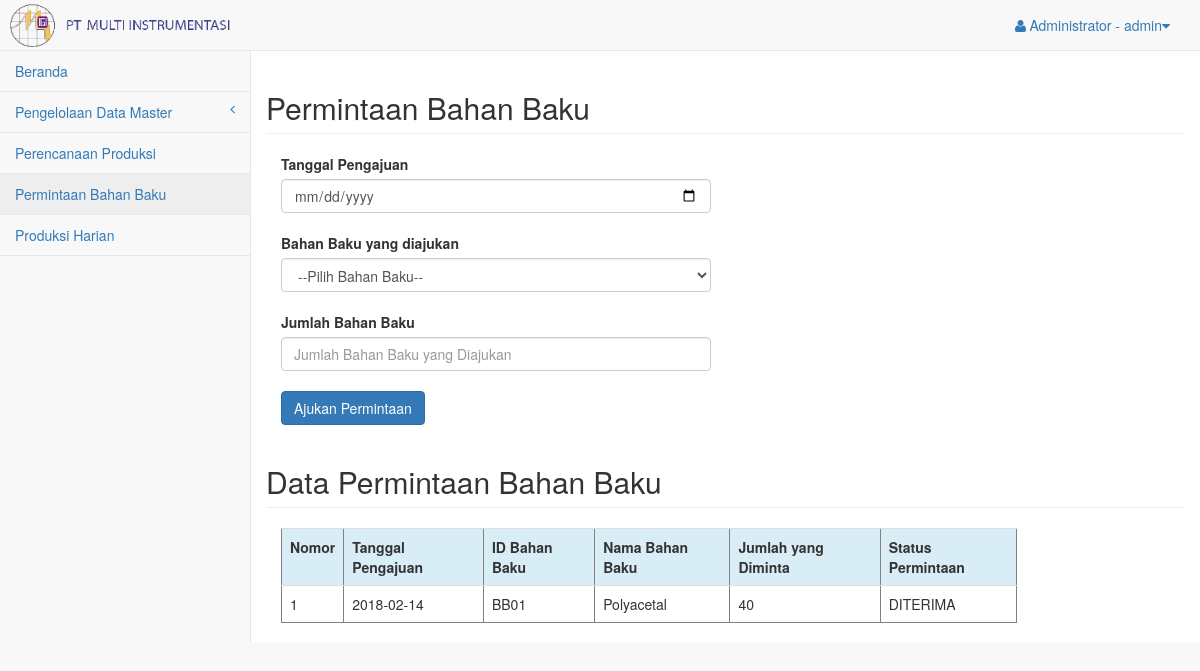
The page /pages/produksi/index.php?page=permintaan_bahanbaku (signed in) on the database its author committed.
### tables this page shows
CREATE TABLE `permintaan_bahanbaku` (
  `id_permintaan_bb` int(11) NOT NULL,
  `tanggal_pengajuan` date DEFAULT NULL,
  `id_bahanbaku` varchar(4) DEFAULT NULL,
  `jumlah` int(11) DEFAULT NULL,
  `status_permintaan` varchar(20) NOT NULL
);

CREATE TABLE `bahan_baku` (
  `id_bahanbaku` varchar(4) NOT NULL,
  `nama_bahan` varchar(20) NOT NULL,
  `jumlah` int(11) NOT NULL
);

### pages/produksi/permintaan_bahanbaku.php (the view, shortened to what this page needs)
<?php
    include 'koneksi.php';
?>
<!DOCTYPE html>
<html>
    <head>
    </head>
    <body>
        <div class="row">
            <h2 class="page-header">Permintaan Bahan Baku</h2>
            <div class="col-md-6">
                <form class="" action="permintaan_bahanbaku_aksi.php" method="post">
                    <label>Tanggal Pengajuan</label>
                    <input type="date" class="form-control" name="tanggal_pengajuan" value="tanggal_pengajuan"><br>
                    <label>Bahan Baku yang diajukan</label>
                    <select name="id_bahanbaku" class="form-control" id="id_bahanbaku">
                      <option value="" disabled="disabled" selected="selected">--Pilih Bahan Baku--</option>
                    </select><br>
                    <label>Jumlah Bahan Baku</label><br>
                    <input type="number" class="form-control" name="jumlah_bahanbaku" placeholder="Jumlah Bahan Baku yang Diajukan"><br>
                    <input type="submit" class="btn btn-primary" name="submit" value="Ajukan Permintaan">
                </form>
            </div>
        </div>
        <?php
            $query_permintaan = "SELECT permintaan_bahanbaku.tanggal_pengajuan tanggal_pengajuan,
            permintaan_bahanbaku.id_bahanbaku id_bahanbaku,
            bahan_baku.nama_bahan nama_bahan,
            permintaan_bahanbaku.jumlah jumlah,
            permintaan_bahanbaku.status_permintaan status_permintaan
            FROM permintaan_bahanbaku JOIN bahan_baku ON permintaan_bahanbaku.id_bahanbaku = bahan_baku.id_bahanbaku
            ORDER BY tanggal_pengajuan ASC
            ;";
            $sql_permintaan = mysqli_query($koneksi,$query_permintaan) or die(mysqli_error());
        ?>
        <div class="row">
            <h2 class="page-header">Data Permintaan Bahan Baku</h2>
            <div class="col-md-10">
                <table border="1" class="table">
                    <tr class="info">
                        <th>Nomor</th>
                        <th>Tanggal Pengajuan</th>
                        <th>ID Bahan Baku</th>
                        <th>Nama Bahan Baku</th>
                        <th>Jumlah yang Diminta</th>
                        <th>Status Permintaan</th>
                    </tr>
                    <?php
                    $nomor = 1;
                    while ($data_permintaan = mysqli_fetch_array($sql_permintaan)) {
                    ?>
                    <tr>
                        <td><?php echo $nomor++; ?></td>
                        <td><?php echo $data_permintaan['tanggal_pengajuan']; ?></td>
                        <td><?php echo $data_permintaan['id_bahanbaku']; ?></td>
                        <td><?php echo $data_permintaan['nama_bahan']; ?></td>
                        <td><?php echo $data_permintaan['jumlah']; ?></td>
                        <td><?php echo $data_permintaan['status_permintaan']; ?></td>
                    </tr>
                    <?php
                    }
                    ?>
                </table>
            </div>
        </div>
    </body>
</html>

### rows shown on the page
permintaan_bahanbaku: tanggal_pengajuan "2018-02-14", id_bahanbaku "BB01", id_bahanbaku.nama_bahan "Polyacetal", jumlah "40", status_permintaan "DITERIMA"

### other values the page prints
$hak_akses "Administrator"
$username "admin"
